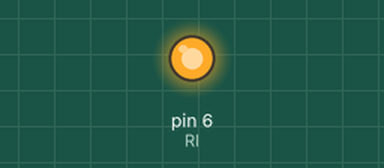
Recording of a sketch running on a simulated Arduino Uno, built with avr-gcc and run on an emulated ATmega328P. Shown: output pins drawn as LEDs (lit = HIGH).

Above: at 2.5 s.
At 7.5 s:
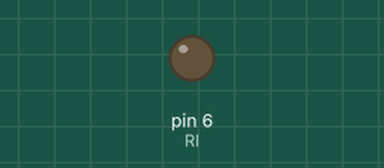
Timing chart, 0 to 13.0 s (numbered marks = the images above):
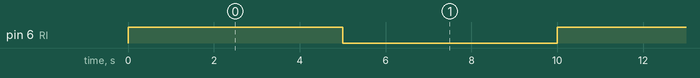

The sketch:

DC_Motor__With_Relay_.ino
```cpp
int RI=6; // Relay's pin.
void setup()
{
  pinMode(RI, OUTPUT); // Assign the pin as an output pin.

}

void loop()
{
  digitalWrite(RI,1); // circulates counter clockwise.
  delay(5000); // keeps runnig for 5 sec.
  digitalWrite(RI,0); // motor circulates clockwise.
delay(5000); // keeps runnig for 5 sec.
}
```

Measured:
- by itself, pin 6 (RI): alternates HIGH for 5.0 s and LOW for 5.0 s
